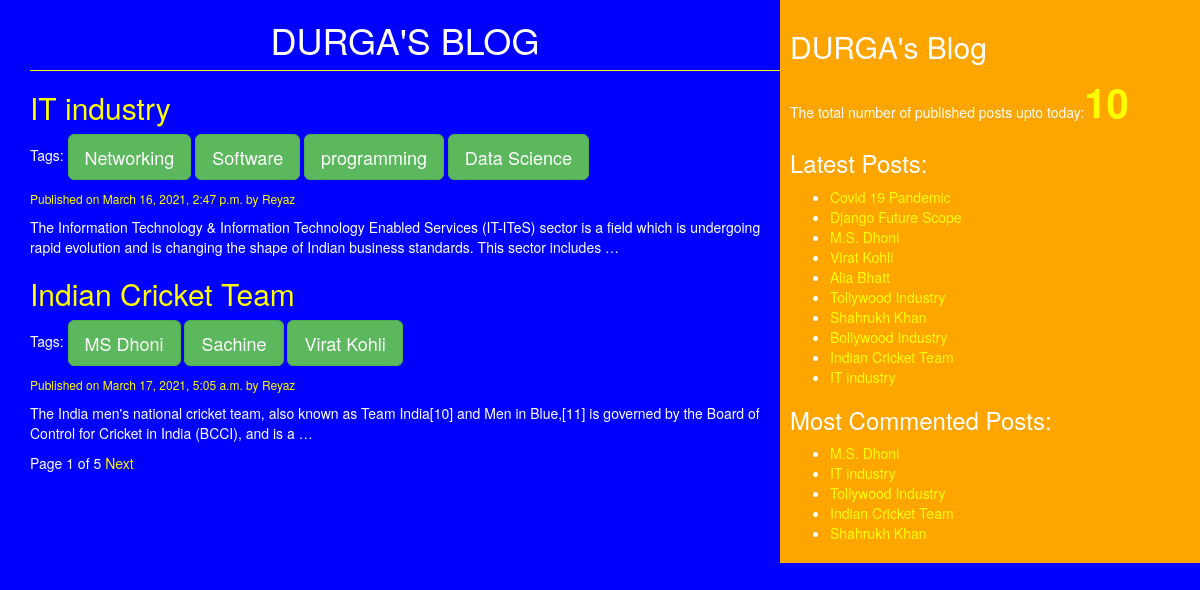
Page /list/ on the committed database.
### blog/models.py (models this page shows, shortened)
class Post(models.Model):
    STATUS_CHOICES = (('draft','Draft'),('published','Published'))
    title=models.CharField(max_length=256)
    slug=models.SlugField(max_length=264,unique_for_date='publish')
    author=models.ForeignKey(User, related_name='blog_posts',on_delete=models.CASCADE)
    body=models.TextField()
    publish=models.DateTimeField(default=timezone.now)
    created=models.DateTimeField(auto_now_add=True)
    updated=models.DateTimeField(auto_now=True)
    status=models.CharField(max_length=10,choices=STATUS_CHOICES,default='draft')
    tags=TaggableManager()  # automatic create Tags database table that associated with Post database Table.
    class Meta:
        ordering=('publish','author')
    def get_absolute_url(self):
        return reverse('post_detail', args=[self.publish.year,self.publish.strftime('%m'),
               self.publish.strftime('%d'),self.slug])

### blog/views.py (the view)
# urls.py: path('list/', views.post_list_view),
def post_list_view(request,tag_slug=None):
    post_list = Post.objects.filter(status='published') # application level filter
    tag=None             #Tag operation
    if tag_slug:
        tag=get_object_or_404(Tag,slug=tag_slug) # Tag is model_name inside taggit application
        post_list=post_list.filter(tags__in=[tag])
    p = Paginator(post_list,2)          # Paginator class define per page how many data contain from QuerySet. here 2 object contain per page
    page_num = request.GET.get('page')  # page_num is user-define-variable can be anything and page is predefine
    try:                                # If page is with in range(http://127.0.0.1:8000/list/?page=3), deliver 3rd page of results
        post_list = p.page(page_num)
    except PageNotAnInteger:     # If page is not an integer in url-http://127.0.0.1:8000/list/, deliver first page.
        post_list = p.page(1)  # display First page like "Page 1 of 4"
    except EmptyPage:               # If page is out of range (http://127.0.0.1:8000/list/?page=9999), deliver last page of results.
        post_list = p.page(p.num_pages)      # p.num_pages contain total number of page
    return render(request,'blog/post_list.html',{'post_list':post_list,'tag':tag})

### blog/templatetags/blog_tags.py (called while the page is built)
@register.simple_tag(name='my_tag')
def total_posts():
    return Post.objects.count()

@register.inclusion_tag('blog/latest_posts123.html')
def show_latest_posts(count=3):
    latest_posts=Post.objects.order_by('-publish')[:count]
    return {'latest_posts':latest_posts}

@register.simple_tag
def get_most_commented_posts(count=5):
    return Post.objects.annotate(total_comments=Count('comments')).order_by('-total_comments')[:count]

### templates/blog/post_list.html (shortened to what this page needs)
<!DOCTYPE html>
{%extends 'blog/base.html'%}
{%block content%}
    <h1>DURGA'S BLOG</h1>
    {%for post in post_list%}
        <h2><a href="{{post.get_absolute_url}}">{{post.title}}</a></h2>
        <p>Tags:
            {%for tag in post.tags.all%}
            <a href="{%url 'post_list_by_tag_name' tag.slug%}" type="button" class="btn btn-lg btn-success">{{tag.name}}</a>
            {%endfor%}
        </p>
        <p id="date">Published on {{post.publish}} by {{post.author|title}}</p>
        {{post.body|truncatewords:30|linebreaks}}
    {%endfor%}
    {%include 'blog/pagination.html' with page=post_list%}
    {%endblock%}

### templates/blog/base.html (shortened to what this page needs)
<!DOCTYPE html>
{%load blog_tags%}
{%load static%}
<html lang="en">
<head>
    <link rel="stylesheet" href="https://maxcdn.bootstrapcdn.com/bootstrap/3.3.7/css/bootstrap.min.css"
>
    <link rel="stylesheet" href="{%static 'css/blog.css' %}">
</head>
<body>
<div class="content">
    {%block content%}{%endblock%}
</div>
<div class="sidebar">
    <h2>DURGA's Blog</h2>
    <p>The total number of published posts upto today:<span id='pcount'>{%my_tag%}</span></p>
    <h3>Latest Posts:</h3>{%show_latest_posts 100%}
    <h3>Most Commented Posts:</h3>
    {%get_most_commented_posts as most_commented_posts%}
    <ul>
        {%for post in most_commented_posts%}
        <li><a href="{{post.get_absolute_url}}">{{post.title}}</a></li>
        {%endfor%}
    </ul>
</div>
</body>
</html>

### templates/blog/pagination.html (shortened to what this page needs)
<div class="paginator">
    <span> Page {{page.number}} of {{page.paginator.num_pages}}</span>
    {%if page.has_next%}
    <a href="?page={{page.next_page_number}}">Next</a>
    {%endif%}
</div>

### templates/blog/latest_posts123.html
<ul>
    {%for post in latest_posts%}
    <li><a href="{{post.get_absolute_url}}">{{post.title}}</a></li>
    {%endfor%}
</ul>

### static/css/blog.css (style rules this page uses)
.content { width:65%; float:left; padding:0 0 0 30px; background:blue; height:100% }
.sidebar { width:35%; float:right; padding:10px; background:orange; hieght:100%; }
h1 { text-align:center; border-bottom: 1px solid yellow; padding-bottom: 10px; }
body { color:white; background:blue }
#date { color:yellow; font-size: 12px; }
a { color:yellow; }
#pcount { font-size: 40px; color: yellow; font-weight:bold; }

### rows in the picture
Post: title "IT industry", publish "March 16, 2021, 2:47 p.m.", author "Reyaz", body "The Information Technology & Information Technology Enabled Services (IT-ITeS) sector is a field which is undergoing rapid evolution and is changing the shape of Indian business standards. This sector includes …"
Tag: name "Networking"
Tag: name "Software"
Tag: name "programming"
Tag: name "Data Science"
Post: title "Indian Cricket Team", publish "March 17, 2021, 5:05 a.m.", author "Reyaz", body "The India men's national cricket team, also known as Team India[10] and Men in Blue,[11] is governed by the Board of Control for Cricket in India (BCCI), and is a …"
Tag: name "MS Dhoni"
Tag: name "Sachine"
Tag: name "Virat Kohli"
Post: title "Covid 19 Pandemic"
Post: title "Django Future Scope"
Post: title "M.S. Dhoni"
Post: title "Virat Kohli"
Post: title "Alia Bhatt"
Post: title "Tollywood Industry"
Post: title "Shahrukh Khan"
Post: title "Bollywood Industry"

### other values in the picture
{{ page.number }} "1"
{{ page.paginator.num_pages }} "5"
